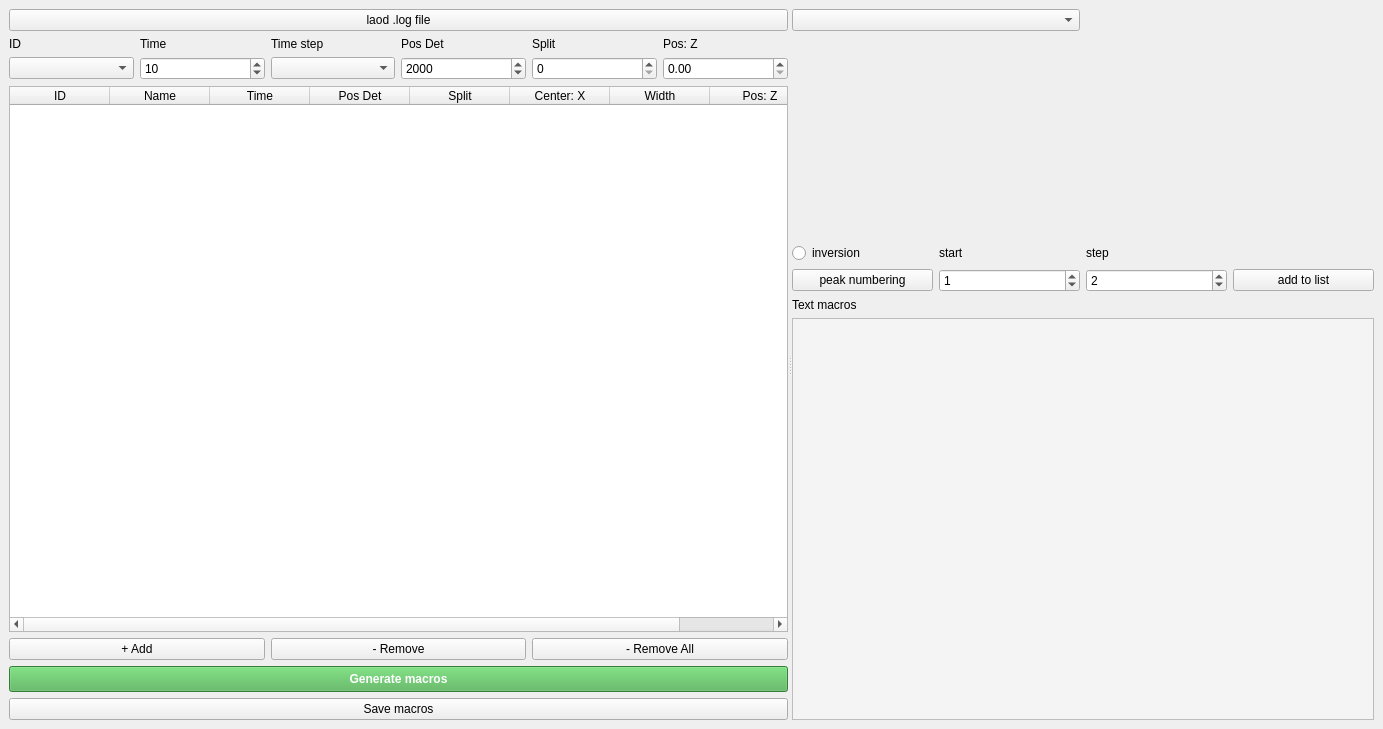
<?xml version="1.0" encoding="UTF-8"?>
<ui version="4.0">
 <class>MainWindow</class>
 <widget class="QMainWindow" name="MainWindow">
  <property name="geometry">
   <rect>
    <x>0</x>
    <y>0</y>
    <width>1383</width>
    <height>729</height>
   </rect>
  </property>
  <property name="windowTitle">
   <string>Generate macros</string>
  </property>
  <widget class="QWidget" name="centralwidget">
   <layout class="QHBoxLayout" name="mainLayout">
    <item>
     <widget class="QSplitter" name="splitter">
      <property name="enabled">
       <bool>true</bool>
      </property>
      <property name="orientation">
       <enum>Qt::Horizontal</enum>
      </property>
      <widget class="QWidget" name="leftWidget">
       <layout class="QVBoxLayout" name="leftLayout">
        <item>
         <widget class="QPushButton" name="btn_load">
          <property name="text">
           <string>laod .log file</string>
          </property>
         </widget>
        </item>
        <item>
         <layout class="QGridLayout" name="gridLayout">
          <item row="0" column="2">
           <widget class="QLabel" name="label_6">
            <property name="text">
             <string>Time step</string>
            </property>
           </widget>
          </item>
          <item row="0" column="0">
           <widget class="QLabel" name="label">
            <property name="text">
             <string>ID</string>
            </property>
           </widget>
          </item>
          <item row="1" column="2">
           <widget class="QComboBox" name="time_step"/>
          </item>
          <item row="0" column="1">
           <widget class="QLabel" name="label_2">
            <property name="text">
             <string>Time</string>
            </property>
           </widget>
          </item>
          <item row="1" column="0">
           <widget class="QComboBox" name="name_pos"/>
          </item>
          <item row="1" column="4">
           <widget class="QSpinBox" name="split"/>
          </item>
          <item row="0" column="4">
           <widget class="QLabel" name="label_7">
            <property name="text">
             <string>Split</string>
            </property>
           </widget>
          </item>
          <item row="1" column="3">
           <widget class="QSpinBox" name="positions">
            <property name="maximum">
             <number>5000</number>
            </property>
            <property name="value">
             <number>2000</number>
            </property>
           </widget>
          </item>
          <item row="1" column="1">
           <widget class="QSpinBox" name="start_time">
            <property name="value">
             <number>10</number>
            </property>
           </widget>
          </item>
          <item row="0" column="3">
           <widget class="QLabel" name="label_5">
            <property name="text">
             <string>Pos Det</string>
            </property>
           </widget>
          </item>
          <item row="1" column="5">
           <widget class="QDoubleSpinBox" name="pos_Z"/>
          </item>
          <item row="0" column="5">
           <widget class="QLabel" name="label_8">
            <property name="text">
             <string>Pos: Z</string>
            </property>
           </widget>
          </item>
         </layout>
        </item>
        <item>
         <widget class="QTableWidget" name="table">
          <property name="columnCount">
           <number>8</number>
          </property>
          <column>
           <property name="text">
            <string>ID</string>
           </property>
          </column>
          <column>
           <property name="text">
            <string>Name</string>
           </property>
          </column>
          <column>
           <property name="text">
            <string>Time</string>
           </property>
          </column>
          <column>
           <property name="text">
            <string>Pos Det</string>
           </property>
          </column>
          <column>
           <property name="text">
            <string>Split</string>
           </property>
          </column>
          <column>
           <property name="text">
            <string>Center: X</string>
           </property>
          </column>
          <column>
           <property name="text">
            <string>Width</string>
           </property>
          </column>
          <column>
           <property name="text">
            <string>Pos: Z</string>
           </property>
          </column>
         </widget>
        </item>
        <item>
         <layout class="QHBoxLayout" name="btnRowLayout">
          <item>
           <widget class="QPushButton" name="btn_add_row">
            <property name="text">
             <string>+ Add</string>
            </property>
           </widget>
          </item>
          <item>
           <widget class="QPushButton" name="btn_remove_row">
            <property name="text">
             <string>- Remove</string>
            </property>
           </widget>
          </item>
          <item>
           <widget class="QPushButton" name="btn_remove_all_row">
            <property name="text">
             <string>- Remove All</string>
            </property>
           </widget>
          </item>
         </layout>
        </item>
        <item>
         <widget class="QPushButton" name="btn_generate">
          <property name="styleSheet">
           <string>background-color: #4CAF50; color: white; font-weight: bold; padding: 5px;</string>
          </property>
          <property name="text">
           <string>Generate macros</string>
          </property>
         </widget>
        </item>
        <item>
         <widget class="QPushButton" name="btn_save">
          <property name="text">
           <string>Save macros</string>
          </property>
         </widget>
        </item>
       </layout>
      </widget>
      <widget class="QWidget" name="rightWidget">
       <layout class="QVBoxLayout" name="rightLayout">
        <item>
         <layout class="QHBoxLayout" name="horizontalLayout_2">
          <item>
           <widget class="QComboBox" name="comboBox_scans"/>
          </item>
          <item>
           <widget class="QLabel" name="label_scan_data">
            <property name="text">
             <string/>
            </property>
           </widget>
          </item>
         </layout>
        </item>
        <item>
         <widget class="PlotWidget" name="plot_widget" native="true">
          <property name="minimumSize">
           <size>
            <width>0</width>
            <height>200</height>
           </size>
          </property>
         </widget>
        </item>
        <item>
         <layout class="QGridLayout" name="gridLayout_2">
          <item row="0" column="1">
           <widget class="QLabel" name="label_3">
            <property name="text">
             <string>start</string>
            </property>
           </widget>
          </item>
          <item row="0" column="2">
           <widget class="QLabel" name="label_4">
            <property name="text">
             <string>step</string>
            </property>
           </widget>
          </item>
          <item row="2" column="1">
           <widget class="QSpinBox" name="start_pick">
            <property name="value">
             <number>1</number>
            </property>
           </widget>
          </item>
          <item row="2" column="0">
           <widget class="QPushButton" name="btn_mark_peaks">
            <property name="text">
             <string>peak numbering</string>
            </property>
           </widget>
          </item>
          <item row="0" column="0">
           <widget class="QRadioButton" name="radioButton">
            <property name="text">
             <string>inversion</string>
            </property>
           </widget>
          </item>
          <item row="2" column="3">
           <widget class="QPushButton" name="add_to_list">
            <property name="text">
             <string>add to list</string>
            </property>
           </widget>
          </item>
          <item row="2" column="2">
           <widget class="QSpinBox" name="step_pick">
            <property name="value">
             <number>2</number>
            </property>
           </widget>
          </item>
         </layout>
        </item>
        <item>
         <widget class="QLabel" name="label_macro">
          <property name="text">
           <string>Text macros</string>
          </property>
         </widget>
        </item>
        <item>
         <widget class="QPlainTextEdit" name="macro_text">
          <property name="styleSheet">
           <string>font-family: Consolas, monospace; background-color: #f4f4f4;</string>
          </property>
          <property name="readOnly">
           <bool>true</bool>
          </property>
         </widget>
        </item>
       </layout>
      </widget>
     </widget>
    </item>
   </layout>
  </widget>
 </widget>
 <customwidgets>
  <customwidget>
   <class>PlotWidget</class>
   <extends>QWidget</extends>
   <header>pyqtgraph</header>
   <container>1</container>
  </customwidget>
 </customwidgets>
 <resources/>
 <connections/>
</ui>
